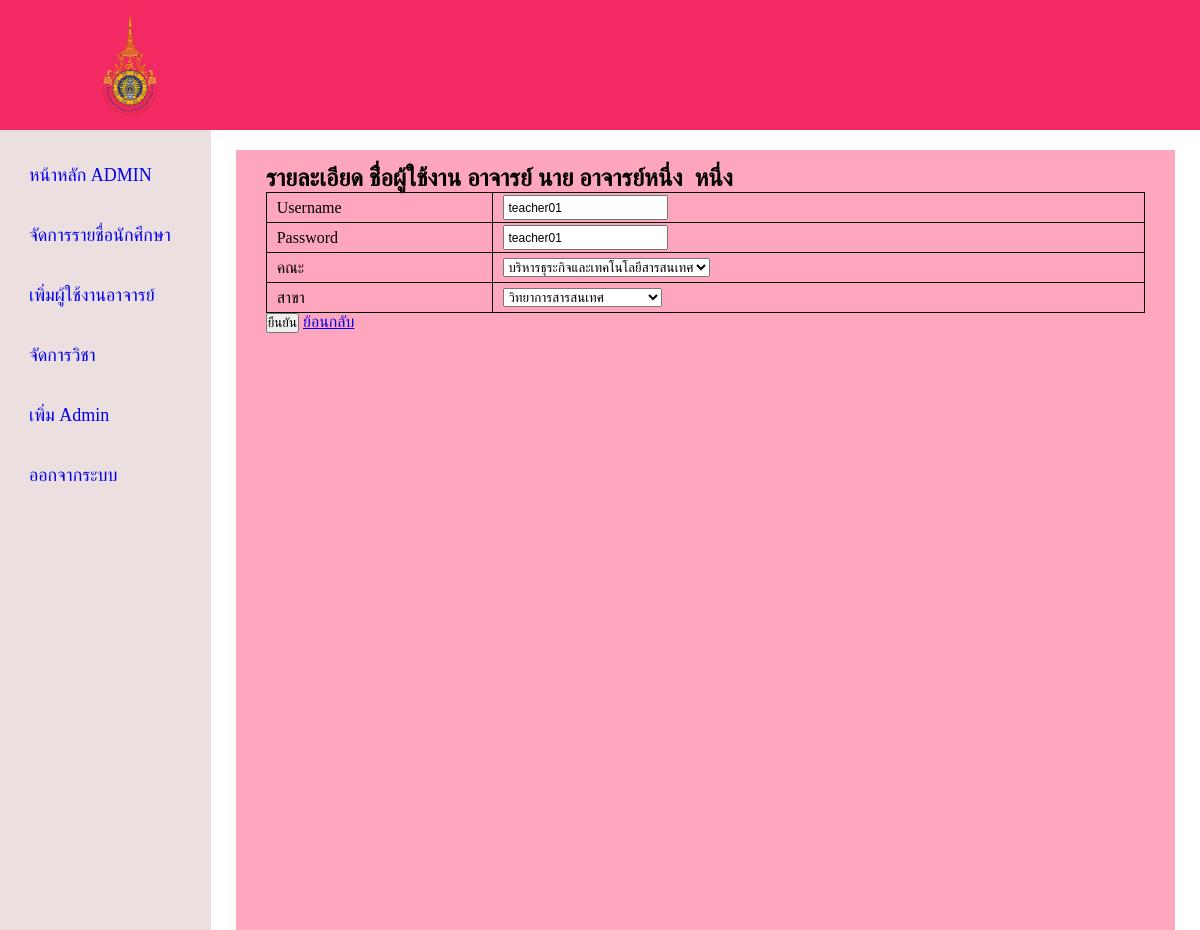
The page /admin/edit-teacher.php?GetID=7 (signed in) on the database its author committed.
### tables this page shows
CREATE TABLE `teacher` (
  `Teacher_id` int(11) NOT NULL,
  `User_id` int(11) NOT NULL,
  `Prefix` text NOT NULL,
  `Fname` varchar(100) NOT NULL,
  `Lname` varchar(100) NOT NULL,
  `Faculty` enum('บริหารธุรกิจและเทคโนโลยีสารสนเทศ','ศิลปะศาสตร์') NOT NULL,
  `Major` enum('วิทยาการสารสนเทศ','การตลาด','บัญชี') NOT NULL
);

CREATE TABLE `user` (
  `User_id` int(11) NOT NULL,
  `Username` varchar(50) NOT NULL,
  `Password` varchar(30) NOT NULL,
  `Role` enum('admin','student','teacher') NOT NULL
);

### admin/edit-teacher.php (the view, shortened to what this page needs)
<?php
require '../connect.php';
$id = $_GET['GetID'];
$query = "SELECT * FROM teacher LEFT JOIN user on teacher.User_id = user.User_id WHERE teacher.Teacher_id = $id";
$result = mysqli_query($connect,$query);
$row = $result->fetch_assoc();
?>
<!DOCTYPE html>
<html lang="en">
<head>
    <link rel='stylesheet' type='text/css' media='screen' href='styleadmin.css'>
</head>
<body>
<header class="header">
        <img src="../picture/มหาวิทยาลัยเทคโนโลยีราชมงคลตะวันออก.png" class="logo">
        </header>
        <div class="container">
            <nav class="sidebar">
                <div class="menu-bar">
                    <div class="menu">
                        <ul class="menu-links">
                            <li class="link">
                                <a href ="admin_home.php">
                                    <span class="text nav-text">หน้าหลัก ADMIN</span>
                                </a>
                            </li>
                            <li class="link">
                                <a href ="admin_manageStd.php">
                                    <span class="text nav-text">จัดการรายชื่อนักศึกษา</span>
                                </a>
                            </li>
                            <li class="link">
                                <a href ="add-user-teacher.php">
                                    <span class="text nav-text">เพิ่มผู้ใช้งานอาจารย์</span>
                                </a>
                            </li>
                            <li class="link">
                                <a href ="Admin_manageSub.php">
                                    <span class="text nav-text">จัดการวิชา</span>
                                </a>
                            </li>
                            <li class="link">
                                <a href ="add-admin.php">
                                    <span class="text nav-text">เพิ่ม Admin</span>
                                </a>
                            </li>
                            <li class="link">
                                <a href ="logout.php">
                                    <span class="text nav-text">ออกจากระบบ</span>
                                </a>
                            </li>
                        </ul>
                    </div>
                </div>
            </nav>
            <section class="home">
                <div class= "container-box">
                    <h2> รายละเอียด ชื่่อผู้ใช้งาน อาจารย์  <?php echo $row['Prefix']; echo '&nbsp'; echo $row['Fname'];echo '&nbsp&nbsp'; echo $row['Lname']; ?></h2>
                    <form action = "" Method = 'POST'>
                        <table>
                            <tr>
                                <td>Username</td>
                                <td><input type = 'text' name = 'username' value = '<?php echo $row['Username'] ?>'></td>
                            </tr>
                            <tr>
                                <td>Password</td>
                                <td><input type = 'text' name = 'password' value = '<?php echo $row['Password'] ?>'></td>
                            </tr>
                            <tr>
                                <td>คณะ</td>
                                <td><select class="Faculty" name="Faculty">
                                <option value="บริหารธุรกิจและเทคโนโลยีสารสนเทศ"<?php if($row['Faculty'] == 'บริหารธุรกิจและเทคโนโลยีสารสนเทศ'){echo "selected";}?>>บริหารธุระกิจและเทคโนโลยีสารสนเทศ</option>
                            </select>
                                </td>
                            </tr>
                            <tr>
                                <td>สาขา</td>
                                <td><select class="Major" name = "Major">
                                <option value="วิทยาการสารสนเทศ"<?php if($row['Major'] == 'วิทยาการสารสนเทศ'){echo "selected";}?>>วิทยาการสารสนเทศ</option>
                                </select></td>
                            </tr>
                        </table>
                        <input type = "submit" name ='submit' value = ยืนยัน>
                        <a href = "add-user-teacher.php">ย้อนกลับ</a>
                    </form>
                </div>
            </section>
</body>
</html>

### admin/styleadmin.css (style rules this page uses)
* { margin: 0; padding: 0; box-sizing: border-box; }
.header { display: flex; align-items: center; justify-content: space-between; background-color: #f32963; padding: 15px 80px; }
.logo { width: 100px; height: 100px; object-fit: contain; }
.container { display: flex; }
.sidebar { top: 0; left: 0; height: 100vh; width: 250px; padding: 10px 14px; background-color: rgba(228, 211, 211, 0.719); }
.sidebar li { height: 50px; margin-top: 10px; display: flex; list-style: none; align-items: center; font-size: 18px; }
.sidebar li a { width: 100%; height: 100%; padding-left: 15px; display: flex; align-items: center; text-decoration: none; border-radius: 5px; }
.menu-bar { width: 100%; }
.home { display: flex; justify-content: center; height: 100vh; width: 100%; }
.container-box { margin-top: 20px; padding: 15px 30px; width: 95%; background-color: #ffa6bf; }
table { width: 100%; border-collapse: collapse; }
td { height: 30px; padding-left: 10px; border:1px solid; vertical-align: center; }
td input { font-size: 12px; height: 25px; padding: 2px 3px; }

### rows shown on the page
teacher: Prefix "นาย", Fname "อาจารย์หนึ่ง", Lname "หนึ่ง", username "teacher01", password "teacher01", Faculty "บริหารธุระกิจและเทคโนโลยีสารสนเทศ", Major "วิทยาการสารสนเทศ"
